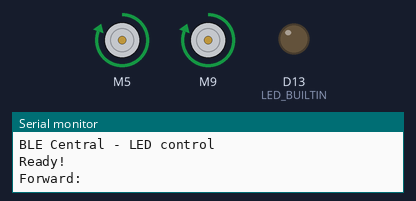
Bench run of a sketch on a simulated Arduino Nano 33 IoT. Parts: 2 × DC motor (green arrow = forward, orange = backward, longer = faster), output pins drawn as LEDs (lit = HIGH), the last lines printed to the serial monitor. Nothing arrives over Bluetooth unless stated. At 6.0 s the program stops and its outputs stay as they are.

Above: at 0.1 s.
At 2.1 s:
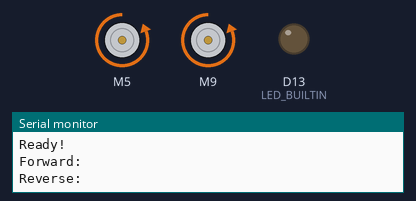
At 4.1 s:
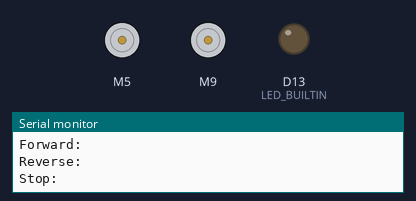
Timing chart, 0 to 5.6 s (numbered marks = the images above):
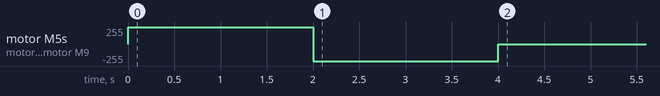

The sketch:

Sumobot.ino
```cpp
#include <DRV8833.h>
#include <ArduinoBLE.h>
#include <Arduino_LSM6DSOX.h>

DRV8833 driver = DRV8833();

// Set DC motor pinout
const int inputA1 = 5, inputA2 = 6, inputB1 = 9, inputB2 = 10;


void setup()
{
  pinMode(LED_BUILTIN, OUTPUT);
  Serial.begin(115200);
  while (!Serial);

  // initialize the BLE hardware
  BLE.begin();
  Serial.println("BLE Central - LED control");

  // start scanning for Button Device BLE peripherals
  BLE.scanForUuid("19b10000-e8f2-537e-4f6c-d104768a1214");

  // Attach the motors to the input pins:
  driver.attachMotorA(inputA1, inputA2);
  driver.attachMotorB(inputB1, inputB2);
  Serial.println("Ready!");
}

void loop()
{
  // Motor Test Code!
  Serial.println("Forward:");
  // Put the motors in forward:
  driver.motorAForward();
  driver.motorBForward();
  // Wait to see the effect:
  delay(2000);

  // Pause the motors for stability:
  driver.motorAStop();
  driver.motorBStop();

  Serial.println("Reverse:");
  // Put the motors in reverse:
  driver.motorAReverse();
  driver.motorBReverse();
  // Wait to see the effect:
  delay(2000);

  Serial.println("Stop:");
  // Stop the motors:
  driver.motorAStop();
  driver.motorBStop();
  // Wait to see the effect:
  delay(2000);
  Serial.println("Done!");

  while (1);
}
```

Measured:
- by itself, motor M5, motor M9: stopped → forward 255/255 at 0.00 s, → backward 255/255 2.0 s later, → stopped 2.0 s later
